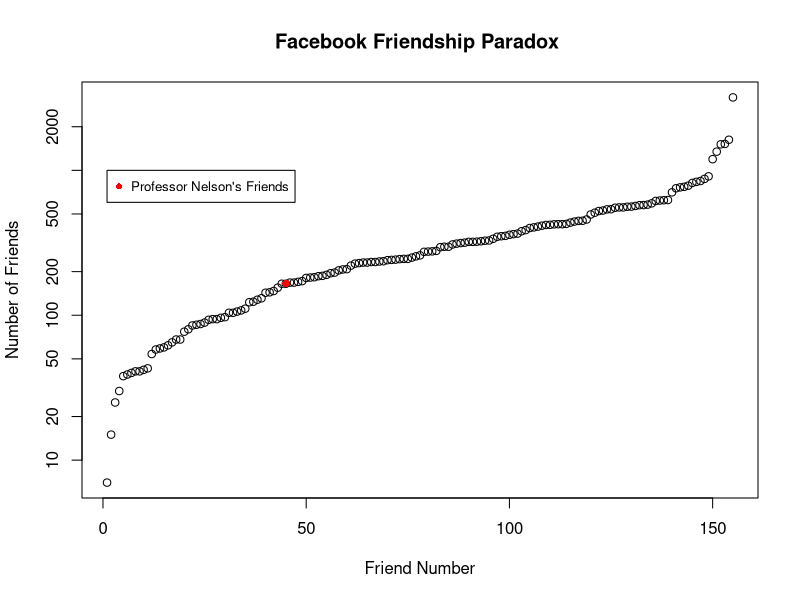

Here is the R script that generated this plot:
pdf("facebookGraph.pdf")
x_range <- c(1,155)
y_range <- c(7,3187)
 
x <- c(1,2,3,4,5,6,7,8,9,10,11,12,13,14,15,16,17,18,19,20,21,22,23,24,25,26,27,28,29,30,31,32,33,34,35,36,37,38,39,40,41,42,43,44,45,46,47,48,49,50,51,52,53,54,55,56,57,58,59,60,61,62,63,64,65,66,67,68,69,70,71,72,73,74,75,76,77,78,79,80,81,82,83,84,85,86,87,88,89,90,91,92,93,94,95,96,97,98,99,100,101,102,103,104,105,106,107,108,109,110,111,112,113,114,115,116,117,118,119,120,121,122,123,124,125,126,127,128,129,130,131,132,133,134,135,136,137,138,139,140,141,142,143,144,145,146,147,148,149,150,151,152,153,154,155)
y <- c(7,15,25,30,38,39,40,41,41,42,43,54,58,59,60,62,65,68,68,77,80,85,86,87,89,93,94,94,96,97,104,104,106,108,111,123,124,128,131,143,144,147,155,165,165,168,168,170,172,181,182,183,186,187,190,195,197,204,207,208,220,227,229,231,231,233,233,235,236,240,241,242,244,245,245,250,255,259,274,275,276,278,295,297,297,308,312,315,317,321,321,322,324,327,328,337,348,351,353,359,363,366,380,387,400,404,409,415,420,421,424,425,425,427,436,443,448,449,458,496,510,524,528,538,539,552,555,555,561,562,568,575,576,580,592,615,619,622,624,705,752,763,770,784,819,833,844,873,909,1194,1346,1512,1521,1626,3187)
plot(x_range,y_range,type="n",xlab="Friend Number", ylab="Number of Friends",log="y")

points(x,y,col='black',pch=1,lwd=1)

nelsonY <- c(165)
nelsonX <- c(45)
points(nelsonX,nelsonY,type="b",lty=5,col='red',pch=16);
legend(1,1000,c("Professor Nelson's Friends"),pch=c(16),cex=.8,col=c("red"))
title("Facebook Friendship Paradox ")
dev.off()
paste("Mean:",mean(y))
paste("Standard Deviation: ",sd(y))
paste("Median: ",median(y))

